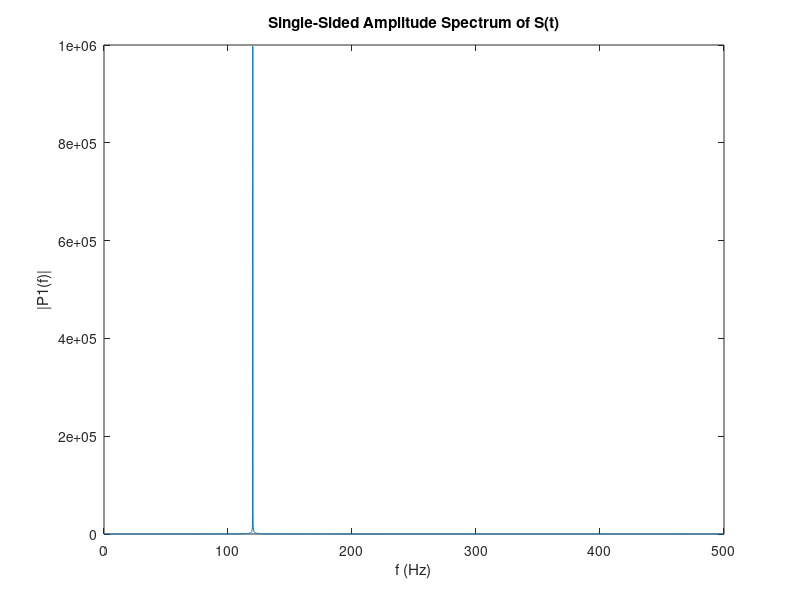

This chart was generated by the following MATLAB code: (Note: this script raises an error after producing the figure.)
Fs = 1000;            % Sampling frequency                    
T = 1/Fs;             % Sampling period       
L = 2^13;             % Length of signal
t = (0:L-1)*T;        % Time vector

S = 1e6*sin(2*pi*120*t);
X = S + 2*randn(size(t));

Y = fft(X);

f = Fs*(0:(L/2))/L;

P2 = abs(Y/L);
P1 = P2(1:L/2+1);
P1(2:end-1) = 2*P1(2:end-1);
plot(f,P1)
title('Single-Sided Amplitude Spectrum of S(t)')
xlabel('f (Hz)')
ylabel('|P1(f)|')

SNDR = 10*log10(P1(984)^2/(sum(P1(1:983).^2)+sum(P1(985:L/2).^2)))
sinad(X)
ENOB = (SNDR-1.76)/6.02